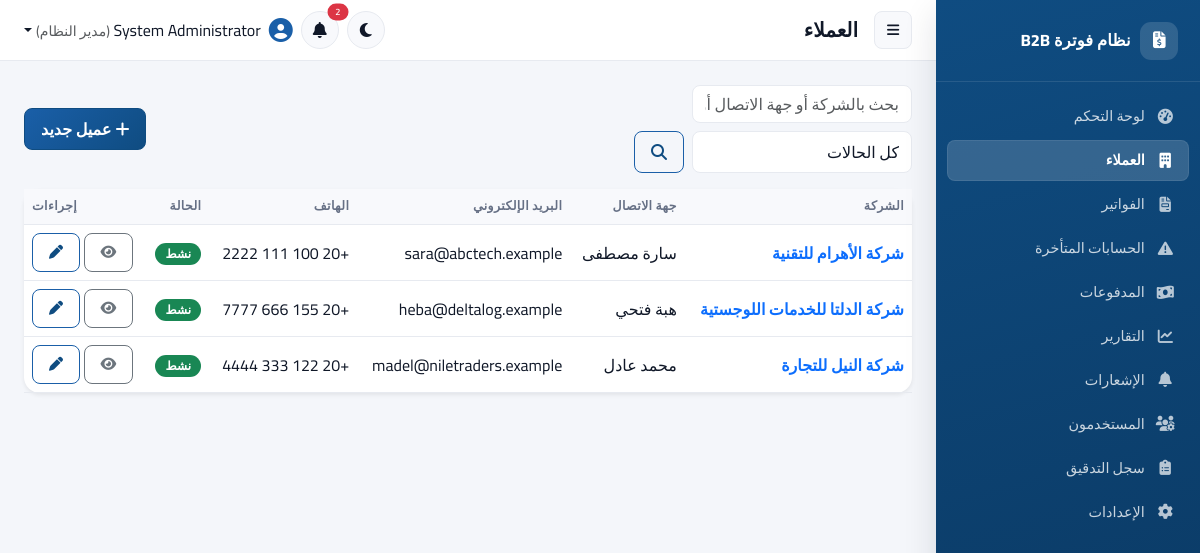
The app's page /customers/index.php (signed in) with its own data.
### tables this page shows
CREATE TABLE IF NOT EXISTS customers (
    id INT UNSIGNED AUTO_INCREMENT PRIMARY KEY,
    company_name VARCHAR(150) NOT NULL,
    contact_person VARCHAR(120) NULL,
    email VARCHAR(150) NULL,
    phone VARCHAR(40) NULL,
    address VARCHAR(255) NULL,
    tax_number VARCHAR(60) NULL,
    registration_number VARCHAR(60) NULL,
    notes TEXT NULL,
    status ENUM('active','inactive') NOT NULL DEFAULT 'active',
    created_by INT UNSIGNED NULL,
    created_at DATETIME NOT NULL DEFAULT CURRENT_TIMESTAMP,
    updated_at DATETIME NOT NULL DEFAULT CURRENT_TIMESTAMP ON UPDATE CURRENT_TIMESTAMP,
    CONSTRAINT fk_customers_created_by FOREIGN KEY (created_by) REFERENCES users(id) ON DELETE SET NULL,
    INDEX idx_customers_status (status),
    INDEX idx_customers_name (company_name)
);

### includes/functions.php (called while the page is built, shortened)
<?php
function e(?string $value): string
{
    return htmlspecialchars($value ?? '', ENT_QUOTES | ENT_SUBSTITUTE, 'UTF-8');
}
function clean_str(?string $value): string
{
    return trim(str_replace("\0", '', $value ?? ''));
}
function account_status_label(string $status): string
{
    return $status === 'active' ? 'نشط' : 'غير نشط';
}
function base_path(string $path = ''): string
{
    return rtrim(APP_URL, '/') . '/' . ltrim($path, '/');
}

### includes/Auth.php (called while the page is built, shortened)
<?php
final class Auth
{
    public static function check(): bool
    {
        return !empty($_SESSION['user_id']);
    }
    public static function can(string $permissionKey): bool
    {
        return in_array(
            $permissionKey,
            $_SESSION['permissions'] ?? [],
            true
        );
    }
}

### customers/index.php (the view, shortened to what this page needs)
<?php
$pdo = Database::get();
$search = clean_str($_GET['q'] ?? '');
$page = max(1, (int)($_GET['page'] ?? 1));
$perPage = 15;
$where = [];
$params = [];
$whereSql = $where ? ('WHERE ' . implode(' AND ', $where)) : '';
$countStmt = $pdo->prepare("SELECT COUNT(*) FROM customers $whereSql");
$countStmt->execute($params);
$total = (int)$countStmt->fetchColumn();
$totalPages = max(1, (int)ceil($total / $perPage));
$page = min($page, $totalPages);
$offset = ($page - 1) * $perPage;
$stmt = $pdo->prepare("SELECT * FROM customers $whereSql ORDER BY company_name ASC LIMIT :lim OFFSET :off");
$stmt->bindValue('lim', $perPage, PDO::PARAM_INT);
$stmt->bindValue('off', $offset, PDO::PARAM_INT);
$stmt->execute();
$customers = $stmt->fetchAll();
require __DIR__ . '/../includes/layout_header.php';
?>
<div class="d-flex flex-wrap justify-content-between align-items-center mb-3 gap-2">
  <form class="d-flex flex-wrap gap-2 search-bar" method="get">
    <input type="text" name="q" class="form-control" placeholder="بحث بالشركة أو جهة الاتصال أو البريد" value="<?= e($search) ?>">
    <select name="status" class="form-select">
      <option value="">كل الحالات</option>
    </select>
    <button class="btn btn-outline-primary"><i class="fa-solid fa-magnifying-glass"></i></button>
  </form>
  <?php if (Auth::can('customers.create')): ?>
    <a href="<?= e(base_path('customers/create.php')) ?>" class="btn btn-primary"><i class="fa-solid fa-plus me-1"></i>عميل جديد</a>
  <?php endif; ?>
</div>
<div class="card border-0 shadow-sm">
  <div class="table-responsive">
    <table class="table table-hover align-middle mb-0">
      <thead class="table-light">
        <tr>
          <th>الشركة</th><th>جهة الاتصال</th><th>البريد الإلكتروني</th><th>الهاتف</th><th>الحالة</th><th class="text-end">إجراءات</th>
        </tr>
      </thead>
      <tbody>
        <?php foreach ($customers as $c): ?>
          <tr>
            <td class="fw-semibold"><a class="text-decoration-none" href="<?= e(base_path('customers/view.php?id=' . $c['id'])) ?>"><?= e($c['company_name']) ?></a></td>
            <td><?= e($c['contact_person']) ?></td>
            <td><?= e($c['email']) ?></td>
            <td><?= e($c['phone']) ?></td>
            <td><span class="badge bg-<?= $c['status'] === 'active' ? 'success' : 'secondary' ?>"><?= e(account_status_label($c['status'])) ?></span></td>
            <td class="text-end">
              <a href="<?= e(base_path('customers/view.php?id=' . $c['id'])) ?>" class="btn btn-sm btn-outline-secondary"><i class="fa-solid fa-eye"></i></a>
              <?php if (Auth::can('customers.edit')): ?>
                <a href="<?= e(base_path('customers/edit.php?id=' . $c['id'])) ?>" class="btn btn-sm btn-outline-primary"><i class="fa-solid fa-pen"></i></a>
              <?php endif; ?>
            </td>
          </tr>
        <?php endforeach; ?>
      </tbody>
    </table>
  </div>
</div>
<?php require __DIR__ . '/../includes/layout_footer.php'; ?>

### includes/layout_header.php (style rules this page uses)
:root { --sidebar-w: 264px; --brand-50: #eef4fc; --brand-100: #d7e6f7; --brand-500: #1a5fa8; --brand-600: #0f4c81; --brand-700: #0a3760; --brand-glow: rgba(15,76,129,.18); --radius-lg: 16px; --radius-md: 12px; --radius-sm: 8px; --shadow-sm: 0 1px 2px rgba(16,24,40,.06); --shadow-md: 0 4px 16px rgba(16,24,40,.08); --shadow-lg: 0 12px 32px rgba(16,24,40,.12); --bg-app: #f4f6fa; --bg-surface: #ffffff; --bg-subtle: #f8f9fc; --text-primary: #101828; --text-muted: #667085; --border-soft: #e7eaf0; --transition-base: .18s cubic-bezier(.4,0,.2,1); }
* { box-sizing:border-box; }
html, body { height:100%; }
body { background: var(--bg-app); color: var(--text-primary); font-family: 'Cairo', 'Inter', 'Segoe UI', system-ui, -apple-system, sans-serif; transition: background var(--transition-base), color var(--transition-base); }
.card { background: var(--bg-surface); border:1px solid var(--border-soft); border-radius: var(--radius-lg); box-shadow: var(--shadow-sm); transition: box-shadow var(--transition-base), transform var(--transition-base); }
.btn { border-radius: var(--radius-sm); font-weight:600; padding:.5rem 1rem; transition: all var(--transition-base); }
.btn-primary { background: linear-gradient(135deg, var(--brand-500), var(--brand-600)); border-color: var(--brand-600); }
.btn-sm { border-radius: var(--radius-sm); }
.btn-outline-primary { color: var(--brand-600); border-color: var(--brand-500); }
.form-control, .form-select { background: var(--bg-surface); color: var(--text-primary); border:1px solid var(--border-soft); border-radius: var(--radius-sm); }
.table { color: var(--text-primary); }
.table thead.table-light th, table thead th { background: var(--bg-subtle) !important; color: var(--text-muted); font-size:.78rem; text-transform:uppercase; letter-spacing:.03em; font-weight:700; border-bottom:1px solid var(--border-soft); }
.table > :not(caption) > * > * { background-color: transparent; color: inherit; border-color: var(--border-soft); }
.badge { font-weight:600; border-radius:999px; padding:.42em .85em; letter-spacing:.01em; }
.table-responsive { overflow-x:auto; }

### customers/index.php (style rules this page uses)
.search-bar .form-control, .search-bar .form-select { max-width:220px; }

### records on screen
customers: company_name "شركة الأهرام للتقنية", contact_person "سارة مصطفى", email "sara@abctech.example", phone "+20 100 111 2222", status "نشط"
customers: company_name "شركة الدلتا للخدمات اللوجستية", contact_person "هبة فتحي", email "heba@deltalog.example", phone "+20 155 666 7777", status "نشط"
customers: company_name "شركة النيل للتجارة", contact_person "محمد عادل", email "madel@niletraders.example", phone "+20 122 333 4444", status "نشط"

### other values on screen
$item['label'] "لوحة التحكم"
$item['label'] "العملاء"
$item['label'] "الفواتير"
$item['label'] "الحسابات المتأخرة"
$item['label'] "المدفوعات"
$item['label'] "التقارير"
$item['label'] "الإشعارات"
$item['label'] "المستخدمون"
$item['label'] "سجل التدقيق"
$item['label'] "الإعدادات"
$pageTitle "العملاء"
$unread "2"
Auth::fullName() "System Administrator"
role_label(Auth::roleName() ?? '') "مدير النظام"
